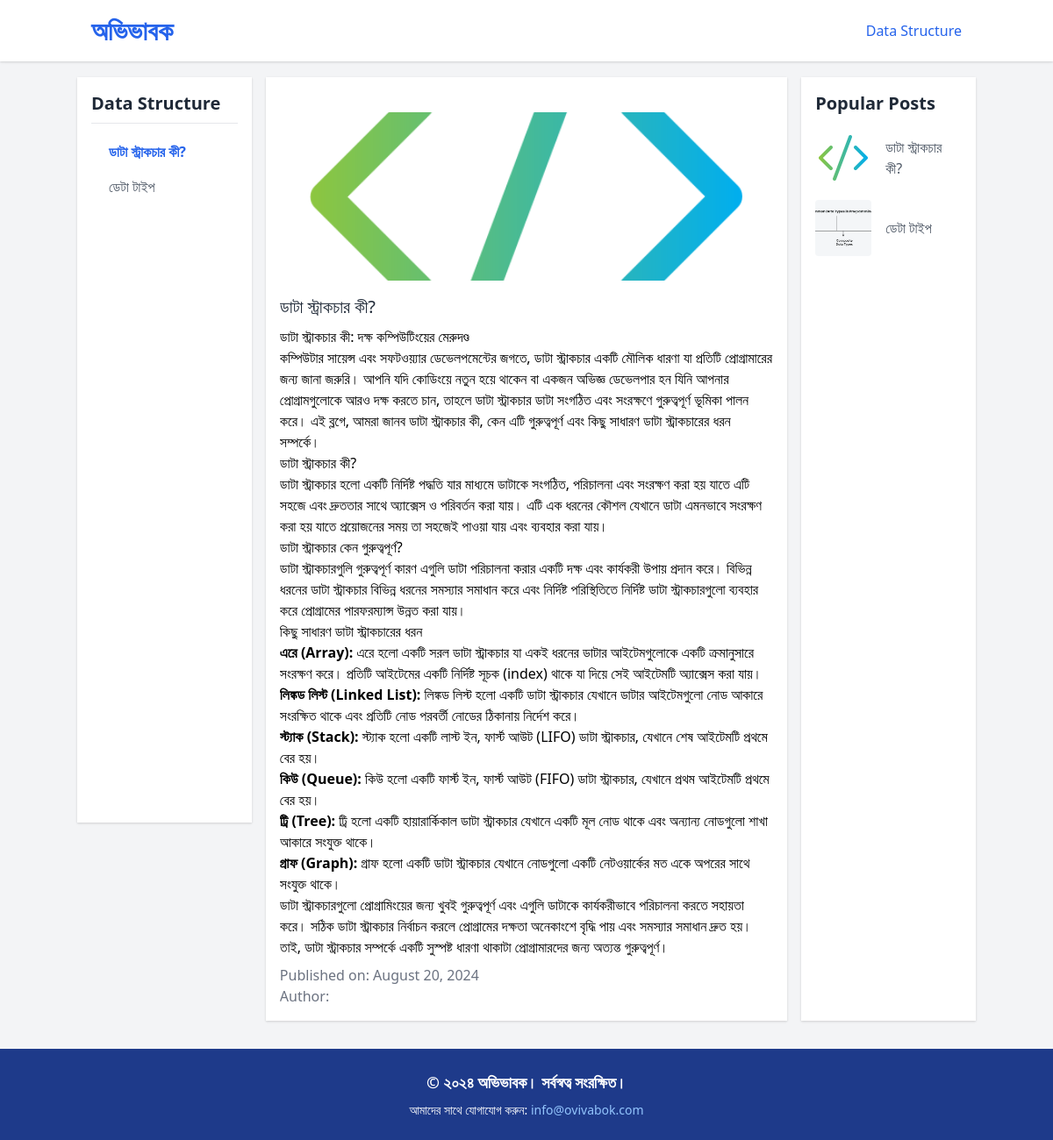
Before: /course/1/?tutorial_id=4 with the older database file.
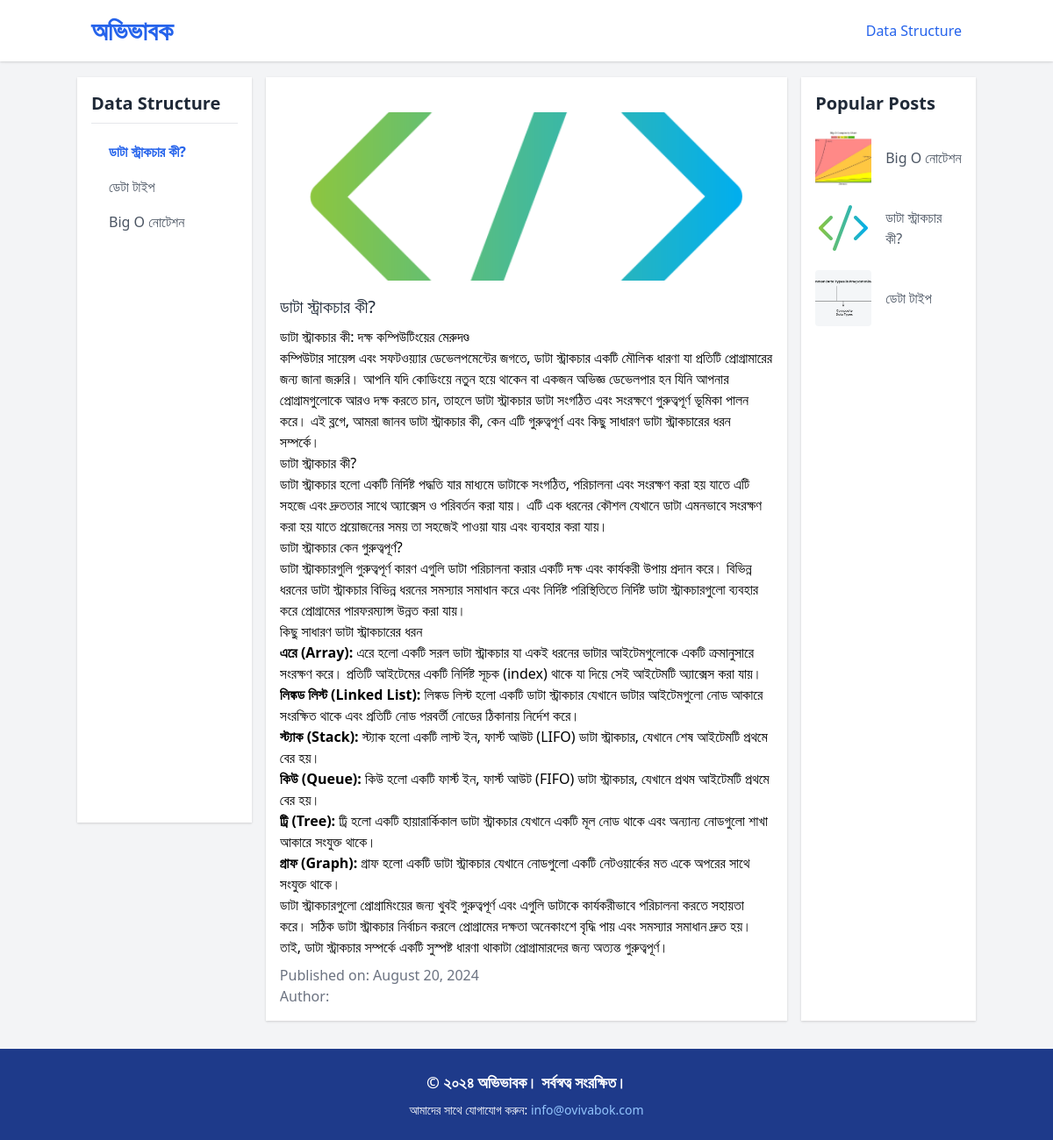
After: the same page with the newer database file.
### tutorials/models.py (models this page shows, shortened)
class Course(models.Model):
    course_name = models.CharField(max_length=255)
    course_description = models.TextField()
    course_image = models.ImageField(upload_to='course_images/', blank=True, null=True)
    created_at = models.DateTimeField(auto_now_add=True)
    updated_at = models.DateTimeField(auto_now=True)
    order = models.PositiveIntegerField(default=0)

class Tutorial(models.Model):
    course = models.ForeignKey(Course, on_delete=models.CASCADE)
    tutorial_title = models.CharField(max_length=200)
    tutorial_description = RichTextField()
    tutorial_image = models.ImageField(upload_to='tutorial_images/', null=True, blank=True)
    created_at = models.DateTimeField(auto_now_add=True)
    updated_at = models.DateTimeField(auto_now=True)
    order = models.PositiveIntegerField(default=0)
    views_count = models.PositiveIntegerField(default=0)
    author = models.ForeignKey(settings.AUTH_USER_MODEL, on_delete=models.SET_NULL, null=True, blank=True)
    is_public = models.BooleanField(default=False, blank=True)

### tutorials/views.py (the view)
# urls.py: path('course/<int:course_id>/', views.tutorial_detail, name='tutorial_detail'),
def tutorial_detail(request, course_id):
    course = get_object_or_404(Course, id=course_id)
    tutorial_id = request.GET.get('tutorial_id')
    if tutorial_id:
        tutorial = get_object_or_404(Tutorial, id=tutorial_id, course=course)
        tutorial.views_count += 1
        tutorial.save()
    else:
        tutorial = Tutorial.objects.filter(course=course).order_by('order').first()
    tutorials = Tutorial.objects.filter(course=course).order_by('order')
    courses = Course.objects.all()
    top_tutorials = Tutorial.objects.all().order_by('-views_count')[:5]
    return render(request, 'tutorial_screen.html', {
        'course': course,
        'tutorial': tutorial,
        'tutorials': tutorials,
        'courses': courses,
        'top_tutorials': top_tutorials,
        'current_course_id': course_id  # Add this line
    })

### tutorials/templates/tutorial_screen.html (shortened to what the changed rows need)
<!DOCTYPE html>
<html lang="en">
<head>
    <link href="https://cdn.jsdelivr.net/npm/tailwindcss@2.1.2/dist/tailwind.min.css" rel="stylesheet">
</head>
<body class="bg-gray-100">
    <header class="bg-white shadow fixed top-0 left-0 w-full z-50">
        <div class="container mx-auto p-4 flex justify-between items-center">
            <a href="{% url 'index' %}" class="text-blue-600 hover:text-blue-800 transition duration-300 ease-in-out">
                <h1 class="text-3xl font-extrabold text-blue-600 leading-tight">
                    অভিভাবক
                </h1>
            </a>
            <nav class="relative hidden lg:flex space-x-6">
                {% for course in courses|slice:":5" %}
                    <a href="{% url 'tutorial_detail' course.id %}"
                       class="{% if course.id == current_course_id %} text-blue-600 font-medium transition duration-300 ease-in-out{% else %} text-gray-600 hover:text-blue-600 font-medium transition duration-300 ease-in-out{% endif %}">
                        {{ course.course_name }}
                    </a>
                {% endfor %}
            </nav>
        </div>
    </header>
    <main class="container mx-auto py-8 flex flex-col lg:flex-row mt-14">
        <aside class="hidden lg:block w-full lg:w-1/5 bg-white p-4 shadow mb-4 lg:mb-0 sticky-column scrollDiv">
            <h2 class="text-xl font-semibold text-gray-800 text-gray-700 mb-2">{{ course.course_name }}</h2>
            <hr />
            <ul class="mt-4 space-y-2">
                {% for tutorial in tutorials %}
                    <li>
                        <a href="{% url 'tutorial_detail' course_id=course.id %}?tutorial_id={{ tutorial.id }}"
                           class="block pl-2 pr-2 pt-1 pb-1 ml-3 rounded-sm
                                  {% if request.GET.tutorial_id|stringformat:"s" == tutorial.id|stringformat:"s" %}
                                      text-blue-600 font-bold
                                  {% else %}
                                      text-gray-600 hover:text-blue-600
                                  {% endif %}
                                  transition duration-300 ease-in-out">
                            {{ tutorial.tutorial_title }}
                        </a>
                    </li>
                {% empty %}
                    <li><span class="text-gray-600">No tutorials available.</span></li>
                {% endfor %}
            </ul>
        </aside>
        <section class="w-full lg:w-3/5 bg-white p-4 mx-0 lg:mx-4 shadow mb-4 lg:mb-0 overflow-x-auto">
            {% if tutorial %}
                <div class="mt-6 bg-white   rounded-lg overflow-x-auto">
                    {% if tutorial.tutorial_image %}
                        <img src="{{ tutorial.tutorial_image.url }}" alt="{{ tutorial.tutorial_title }}" class="w-full h-48 object-cover rounded-t-lg">
                    {% else %}
                        <img src="https://via.placeholder.com/400x250" alt="{{ tutorial.tutorial_title }}" class="w-full h-48 object-cover rounded-t-lg">
                    {% endif %}
                    <div class="mt-4">
                        <h3 class="text-xl font-medium text-gray-800">{{ tutorial.tutorial_title }}</h3>
                        <p class="mt-2 text-gray-600">{{ tutorial.tutorial_description|safe }}</p>
                        <p class="mt-2 text-gray-500">Published on: {{ tutorial.updated_at|date:"F j, Y" }}</p>
                        <p class="text-gray-500">Author: {{ tutorial.author.username }}</p>
            </div>
                    </div>
            {% else %}
                <p class="text-gray-600">No tutorials available for this course.</p>
            {% endif %}
        </section>
        <aside class="w-full lg:w-1/5 bg-white p-4 shadow">
            <h2 class="text-xl font-semibold text-gray-800">Popular Posts</h2>
            <ul class="mt-4 space-y-4">
                {% for top_tutorial in top_tutorials %}
            <li class="flex items-center space-x-4">
                {% if top_tutorial.tutorial_image %}
                    <img src="{{ top_tutorial.tutorial_image.url }}" alt="{{ top_tutorial.tutorial_title }}" class="w-16 h-16 object-cover rounded">
                {% else %}
                    <img src="https://via.placeholder.com/64x64" alt="{{ top_tutorial.tutorial_title }}" class="w-16 h-16 object-cover rounded">
                {% endif %}
                <a href="{% url 'tutorial_detail' course_id=top_tutorial.course.id %}?tutorial_id={{ top_tutorial.id }}" class="text-gray-600 hover:text-gray-900">
                    {{ top_tutorial.tutorial_title }}
                </a>
            </li>
        {% empty %}
            <li><span class="text-gray-600">No popular tutorials at the moment.</span></li>
        {% endfor %}
            </ul>
        </aside>
    </main>
</body>
</html>

Changed rows visible on the page:
added Tutorial: tutorial_title "Big O নোটেশন", tutorial_image (picture)
